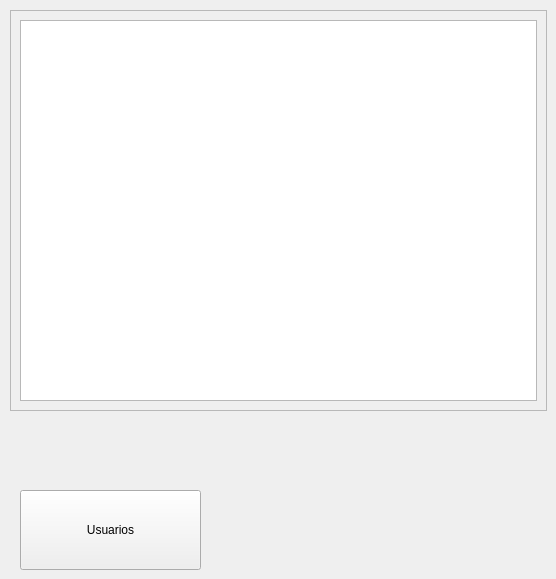
               <widget class="QWidget" name="page_log_ins">
                <widget class="QFrame" name="frame_5">
                 <property name="geometry">
                  <rect>
                   <x>10</x>
                   <y>10</y>
                   <width>537</width>
                   <height>401</height>
                  </rect>
                 </property>
                 <property name="frameShape">
                  <enum>QFrame::StyledPanel</enum>
                 </property>
                 <property name="frameShadow">
                  <enum>QFrame::Raised</enum>
                 </property>
                 <layout class="QHBoxLayout" name="horizontalLayout_7">
                  <item>
                   <widget class="QTableWidget" name="table_log_in"/>
                  </item>
                 </layout>
                </widget>
                <widget class="QPushButton" name="bt_usernames">
                 <property name="geometry">
                  <rect>
                   <x>20</x>
                   <y>490</y>
                   <width>181</width>
                   <height>80</height>
                  </rect>
                 </property>
                 <property name="minimumSize">
                  <size>
                   <width>150</width>
                   <height>80</height>
                  </size>
                 </property>
                 <property name="text">
                  <string>Usuarios</string>
                 </property>
                </widget>
               </widget>
